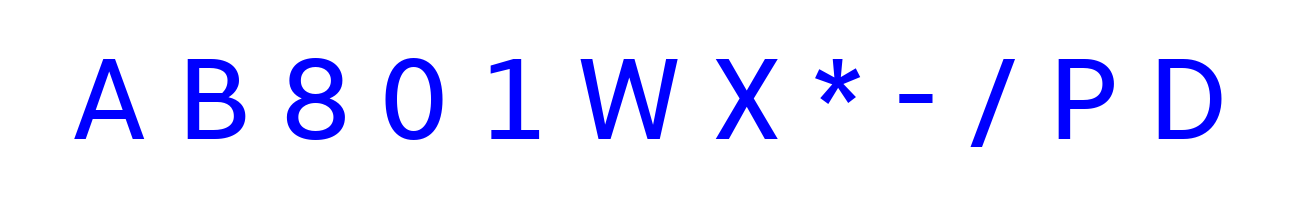
#> input picture alphabet/alphabet_ext.png, 1300 x 200 px, given in place of the camera
$ python main.py
#> lines starting #> are read from the running program, lines starting #| are printed output that depends on the picture; after the words box and inside, x2 and y2 are one past the last pixel; in counts of white or black regions, pixels touching at a corner belong together
#> further down, frame is the input picture: shape (200, 1300, 3); mean B, G, R 255, 233.8, 233.8
import cv2
import numpy as np
import sys
import os

CAMERA_ID = 0
PROJECTOR_WIDTH = 1920
PROJECTOR_HEIGHT = 1080
BALL_RADIUS_CAM = 20
GRAVITY = 0.8
RESTITUTION = 0.5
LINE_DETECTION_MIN_LEN = 60
LINE_DETECTION_MAX_GAP = 20
CANNY_LOW = 50
CANNY_HIGH = 150
BINARY_THRESH = 120

if os.path.exists('homography.npy'):
    H = np.load('homography.npy')
    H_inv = np.linalg.inv(H)
    print("Гомография загружена")
else:
    print("WARNING: homography.npy не найден, используется единичная матрица")
    H = np.eye(3)
    H_inv = np.eye(3)


def cam_to_proj(pt_cam):
    p = np.array([pt_cam[0], pt_cam[1], 1.0])
    p_proj = H_inv @ p
    return (int(p_proj[0] / p_proj[2]), int(p_proj[1] / p_proj[2]))


def detect_lines(frame):
    gray = cv2.cvtColor(frame, cv2.COLOR_BGR2GRAY)
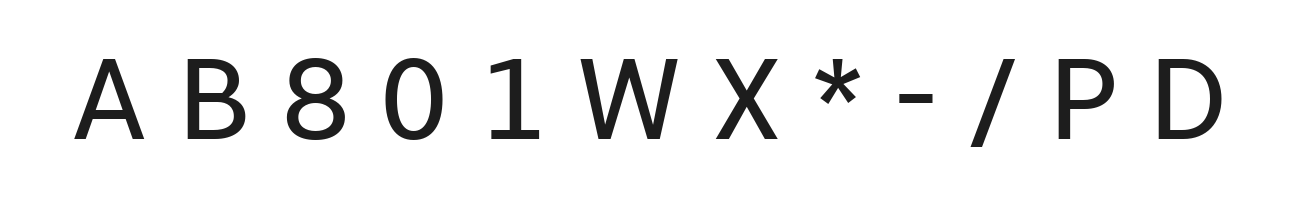
#> gray: shape (200, 1300); min 29, max 255, mean 236.3
    blurred = cv2.GaussianBlur(gray, (5, 5), 0)
    _, binary = cv2.threshold(blurred, BINARY_THRESH, 255, cv2.THRESH_BINARY_INV)
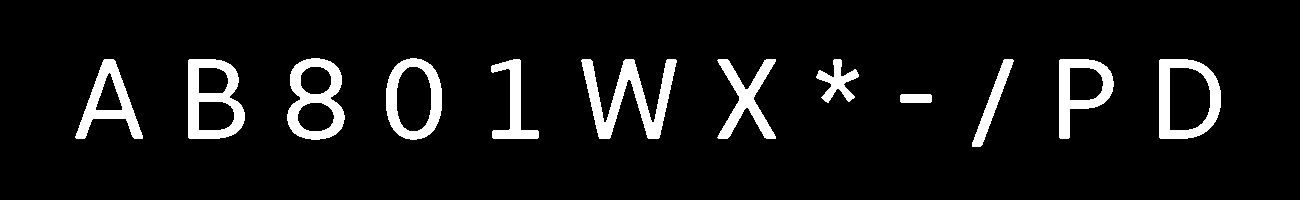
#> binary: shape (200, 1300); 7.9% white; 12 white regions, largest, box (x1, y1, x2, y2) and area: (581, 59, 677, 139) 2982, (188, 59, 245, 139) 2381, (287, 58, 345, 140) 2255
    edges = cv2.Canny(binary, CANNY_LOW, CANNY_HIGH)
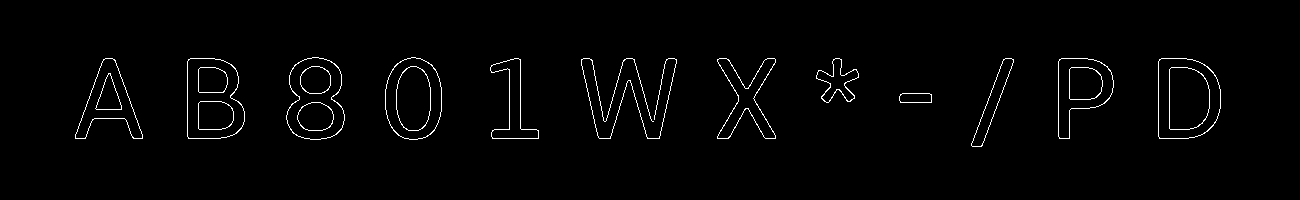
#> edges: shape (200, 1300); 1.6% white in thin lines or dots, all inside (x1, y1, x2, y2) = (75, 57, 1221, 147)
    lines = cv2.HoughLinesP(edges, 1, np.pi / 180, threshold=30,
                            minLineLength=LINE_DETECTION_MIN_LEN,
                            maxLineGap=LINE_DETECTION_MAX_GAP)
#> lines = 33 rows, first 6: [590, 102, 667, 102], [520, 128, 520, 59], [187, 136, 187, 61], [592, 113, 665, 111], [1158, 136, 1158, 61], [971, 144, 1003, 59]
    if lines is None:
        return []
    return [(l[0][0], l[0][1], l[0][2], l[0][3]) for l in lines]


def closest_point_on_segment(px, py, x1, y1, x2, y2):
    dx = x2 - x1
    dy = y2 - y1
    if dx == 0 and dy == 0:
        return (x1, y1)
    t = ((px - x1) * dx + (py - y1) * dy) / (dx * dx + dy * dy)
    t = max(0.0, min(1.0, t))
    return (x1 + t * dx, y1 + t * dy)


def handle_collision(ball_pos, ball_vel, ball_r, segments):
    x, y = ball_pos[0], ball_pos[1]
    vx, vy = ball_vel[0], ball_vel[1]

    for (x1, y1, x2, y2) in segments:
        cx, cy = closest_point_on_segment(x, y, x1, y1, x2, y2)
        dist = np.hypot(x - cx, y - cy)
        if dist < ball_r and dist > 0.001:
            nx = (x - cx) / dist
            ny = (y - cy) / dist
            overlap = ball_r - dist
            x += nx * overlap
            y += ny * overlap
            vn = vx * nx + vy * ny
            if vn < 0:
                vx -= (1 + RESTITUTION) * vn * nx
                vy -= (1 + RESTITUTION) * vn * ny

    return [x, y], [vx, vy]


cap = cv2.VideoCapture(CAMERA_ID)
if not cap.isOpened():
    print("Не удалось открыть камеру")
    sys.exit(1)

cv2.namedWindow('Projector', cv2.WINDOW_NORMAL)
cv2.setWindowProperty('Projector', cv2.WND_PROP_FULLSCREEN, cv2.WINDOW_FULLSCREEN)

cam_width = int(cap.get(cv2.CAP_PROP_FRAME_WIDTH))
cam_height = int(cap.get(cv2.CAP_PROP_FRAME_HEIGHT))
start_pos_cam = [cam_width // 2, 40]

ball_pos_cam = list(start_pos_cam)
ball_vel_cam = [0.0, 0.0]
running = False
ball_radius = BALL_RADIUS_CAM

print("Управление: ПРОБЕЛ - запустить шарик, ESC - выход")

while True:
    ret, frame = cap.read()
    if not ret:
        break

    segments = detect_lines(frame)
#> segments = 33 items, first 6: (590, 102, 667, 102), (520, 128, 520, 59), (187, 136, 187, 61), (592, 113, 665, 111), (1158, 136, 1158, 61), (971, 144, 1003, 59)

    if running:
        vx = ball_vel_cam[0]
        vy = ball_vel_cam[1]

        vy += GRAVITY

        ball_pos_cam[0] += vx
        ball_pos_cam[1] += vy

        ball_vel_cam[0] = vx
        ball_vel_cam[1] = vy

        ball_pos_cam, ball_vel_cam = handle_collision(
            ball_pos_cam, ball_vel_cam, ball_radius, segments
        )

        if ball_pos_cam[1] > cam_height + ball_radius:
            ball_pos_cam = list(start_pos_cam)
            ball_vel_cam = [0.0, 0.0]
            running = False

    proj_img = np.zeros((PROJECTOR_HEIGHT, PROJECTOR_WIDTH, 3), dtype=np.uint8)
    ball_proj = cam_to_proj(ball_pos_cam)
    scale = PROJECTOR_WIDTH / cam_width
    radius_proj = int(ball_radius * scale)
    cv2.circle(proj_img, ball_proj, radius_proj, (255, 255, 255), -1)
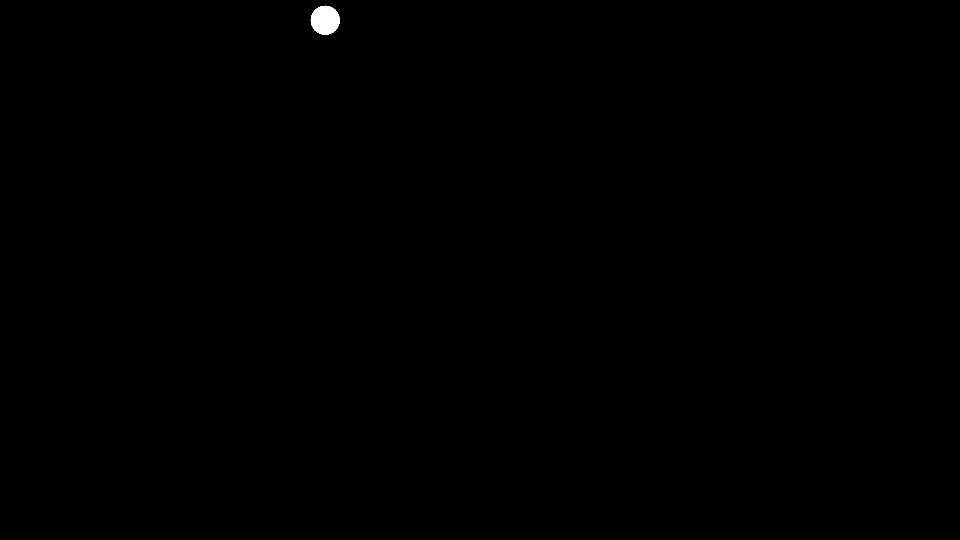
#> proj_img: shape (1080, 1920, 3) (shown at 1/2 size); 0.13% white; 1 white region, box (x1, y1, x2, y2) and area: (621, 11, 680, 70) 2629

    debug = frame.copy()
    for s in segments:
        cv2.line(debug, (s[0], s[1]), (s[2], s[3]), (0, 255, 0), 2)
#> this loop made 33 passes
#> s on passes 1 to 12: (590, 102, 667, 102), (520, 128, 520, 59), (187, 136, 187, 61), (592, 113, 665, 111), (1158, 136, 1158, 61), (971, 144, 1003, 59), (586, 84, 672, 79), (590, 101, 667, 101), (509, 128, 509, 60), (587, 90, 669, 93), (1069, 137, 1069, 69), (1058, 136, 1058, 61)
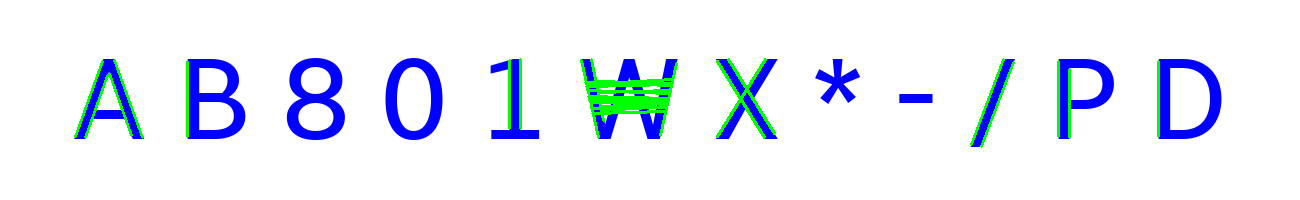
#> debug: shape (200, 1300, 3); 2.39% of pixels changed, all inside (x1, y1, x2, y2) = (74, 58, 1160, 148)
    cv2.circle(debug, (int(ball_pos_cam[0]), int(ball_pos_cam[1])),
               ball_radius, (0, 0, 255), 2)
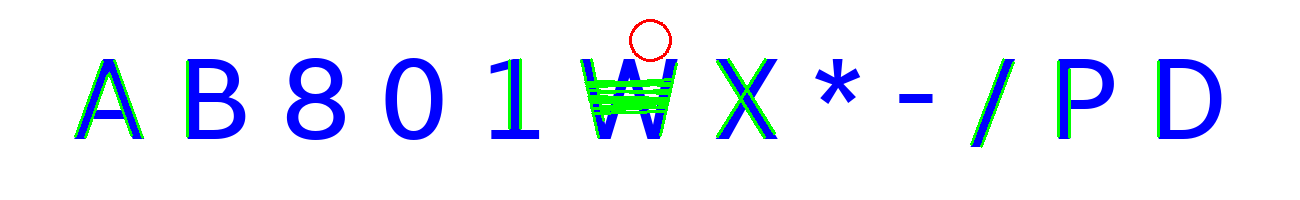
#> debug: shape (200, 1300, 3); 0.15% of pixels changed, all inside (x1, y1, x2, y2) = (629, 19, 672, 62)
    cv2.imshow('Debug', debug)

    cv2.imshow('Projector', proj_img)

    key = cv2.waitKey(10) & 0xFF
#> (key Esc is pressed here)
    if key == 27:
        break
    elif key == ord(' '):
        if not running:
            running = True
            ball_pos_cam = list(start_pos_cam)
            ball_vel_cam = [0.0, 0.0]

cap.release()
cv2.destroyAllWindows()
